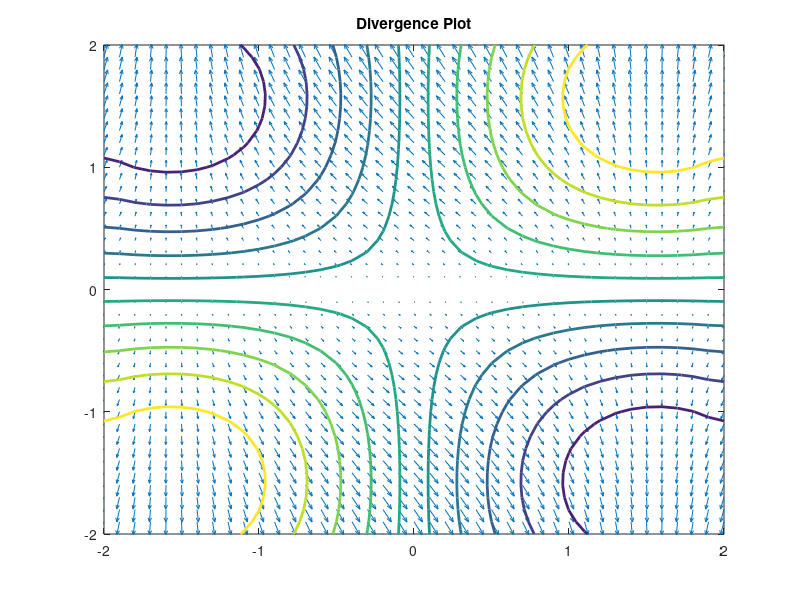

Source code (MATLAB):
v = -2:0.1:2;
[x,y] = meshgrid(v);

u1 = -cos(x).*sin(y);
u2 = y;

figure(1)
quiver(x,y,u1,u2);
hold on;
div = divergence(x,y,u1,u2);
contour(x,y,div,'linewidth',2);
title('Divergence Plot');